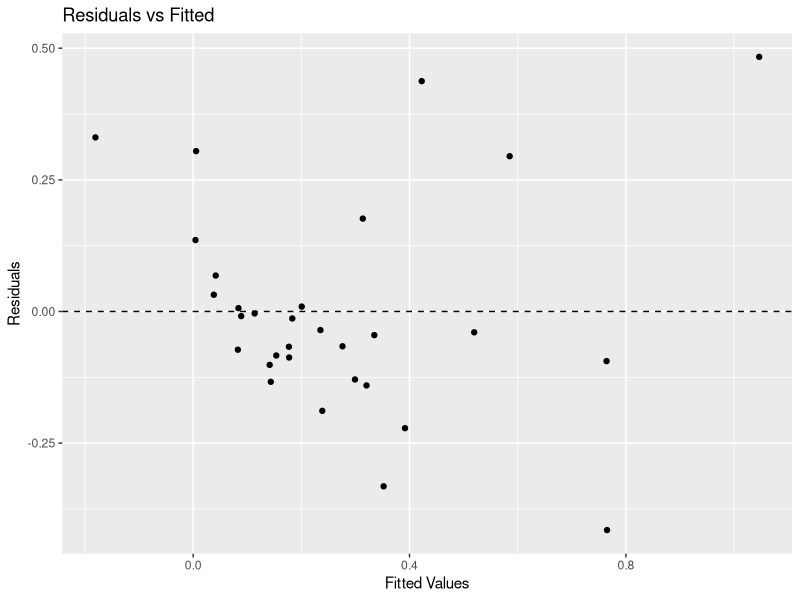
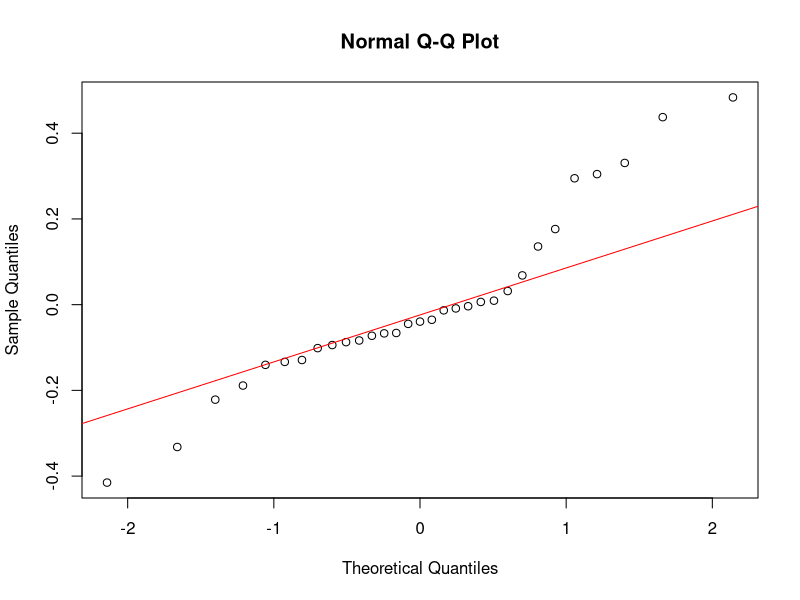
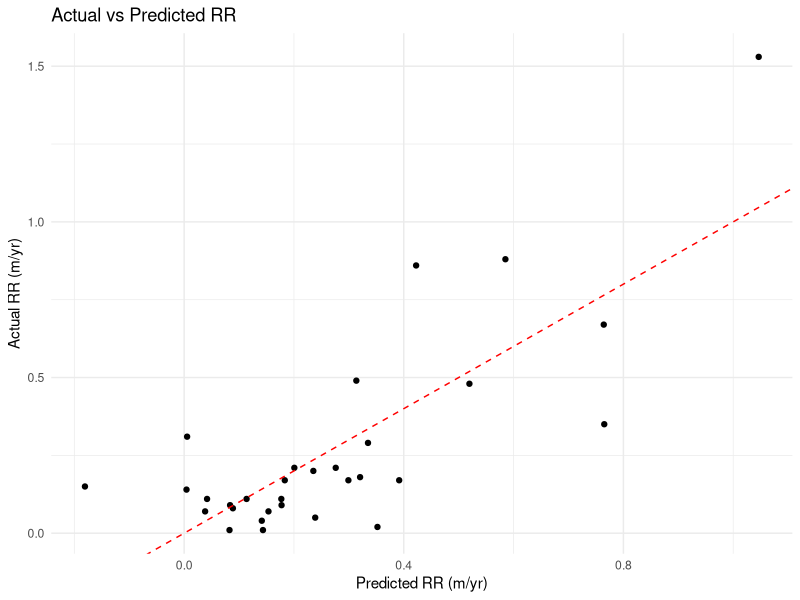
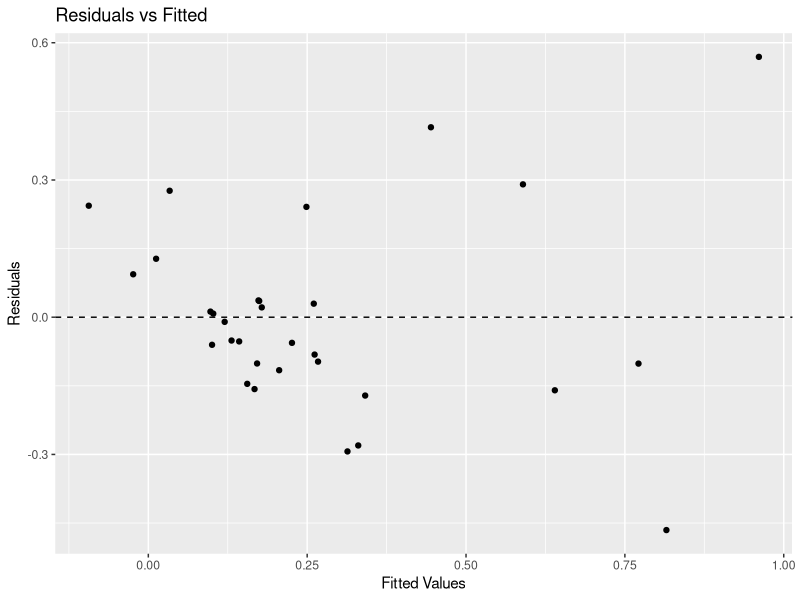
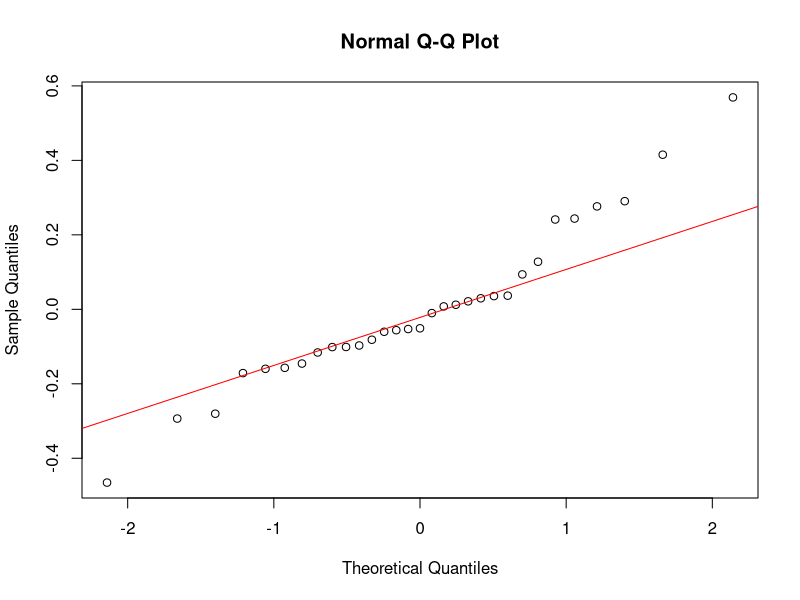
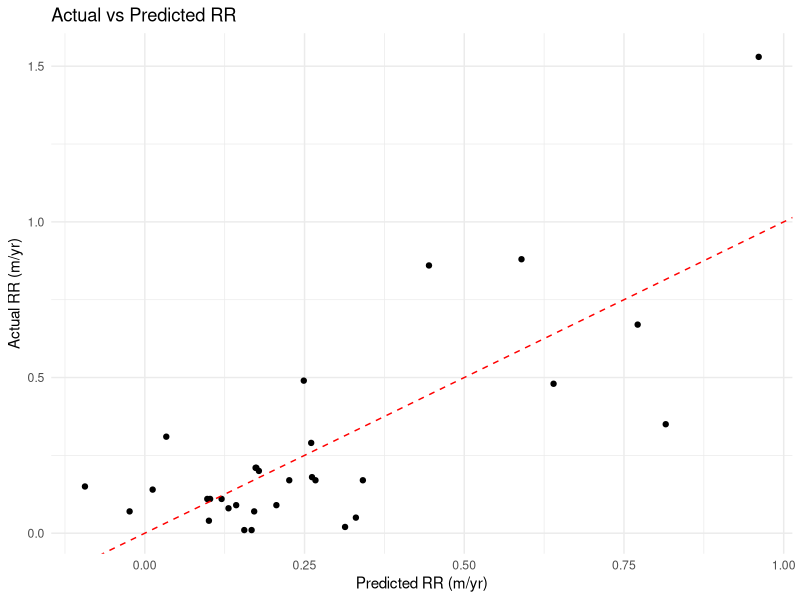

Recreate these plots in R, in order.
## ---- chunk 1
knitr::opts_chunk$set(echo = TRUE)
## ---- chunk 2
library(ggplot2)
library(tidyverse)
library(readr)
library(gridExtra)
library(car)
library(grid)
## ---- chunk 3
erosion<-read.csv("erosion.csv")
## ---- chunk 4
stan <- function(x) {
  return((x - min(x)) / (max(x) - min(x)))
}
data <- read_csv("erosion.csv")
names(data) <- gsub(" ", "_", names(data))
names(data) <- gsub("\\(", "", names(data))
names(data) <- gsub("\\)", "", names(data))
names(data) <- gsub("/", "_per_", names(data))
names(data) <- gsub("%", "percent", names(data))
if ("RR (m/yr)" %in% names(data)) {
  names(data)[names(data) == "RR (m/yr)"] <- "RR_m_per_yr"
}
numeric_columns <- sapply(data, is.numeric) & names(data) != "RR_m_per_yr"
data[numeric_columns] <- lapply(data[numeric_columns], stan)
predictors <- setdiff(names(data), c("Bluff", "RR_m_per_yr"))
target <- "RR_m_per_yr"
model_formula <- as.formula(paste(target, "~", paste(predictors, collapse = " + ")))
model1 <- lm(model_formula, data = data)
print(summary(model1))
predictions <- predict(model1, data)
mse <- mean((data[[target]] - predictions)^2)
rsquared <- summary(model1)$r.squared
cat("(MSE):", mse, "\n")
cat("R square:", rsquared, "\n")

## ---- chunk 5


residuals <- residuals(model1)
fitted_values <- fitted(model1)

ggplot() +
  geom_point(aes(x = fitted_values, y = residuals)) +
  geom_hline(yintercept = 0, linetype = "dashed") +
  xlab("Fitted Values") +
  ylab("Residuals") +
  ggtitle("Residuals vs Fitted")

qqnorm(residuals)
qqline(residuals, col = "red")


data$Predicted_RR <- predictions


ggplot(data, aes(x = Predicted_RR, y = RR_m_per_yr)) +
  geom_point() +  # Add points
  geom_abline(intercept = 0, slope = 1, color = "red", linetype = "dashed") + 
  labs(x = "Predicted RR (m/yr)", y = "Actual RR (m/yr)", title = "Actual vs Predicted RR") +
  theme_minimal()


## ---- chunk 6
stan <- function(x) {
  return((x - min(x)) / (max(x) - min(x)))
}
data <- read_csv("erosionnne15.csv")
names(data) <- gsub(" ", "_", names(data))
names(data) <- gsub("\\(", "", names(data))
names(data) <- gsub("\\)", "", names(data))
names(data) <- gsub("/", "_per_", names(data))
names(data) <- gsub("%", "percent", names(data))
if ("RR (m/yr)" %in% names(data)) {
  names(data)[names(data) == "RR (m/yr)"] <- "RR_m_per_yr"
}
numeric_columns <- sapply(data, is.numeric) & names(data) != "RR_m_per_yr"
data[numeric_columns] <- lapply(data[numeric_columns], stan)
predictors <- setdiff(names(data), c("Bluff", "RR_m_per_yr"))
target <- "RR_m_per_yr"
model_formula <- as.formula(paste(target, "~", paste(predictors, collapse = " + ")))
model2 <- lm(model_formula, data = data)
print(summary(model2))
predictions <- predict(model2, data)
mse <- mean((data[[target]] - predictions)^2)
rsquared <- summary(model2)$r.squared
cat("(MSE):", mse, "\n")
cat("R square:", rsquared, "\n")

## ---- chunk 7
# 1.residual vs fitted
residuals <- residuals(model2)
fitted_values <- fitted(model2)

ggplot() +
  geom_point(aes(x = fitted_values, y = residuals)) +
  geom_hline(yintercept = 0, linetype = "dashed") +
  xlab("Fitted Values") +
  ylab("Residuals") +
  ggtitle("Residuals vs Fitted")

# 2. Q-Q Plot for Normal Distribution of Residuals
qqnorm(residuals)
qqline(residuals, col = "red")



# 3.actual with fitted
data$Predicted_RR <- predictions


ggplot(data, aes(x = Predicted_RR, y = RR_m_per_yr)) +
  geom_point() +  # Add points
  geom_abline(intercept = 0, slope = 1, color = "red", linetype = "dashed") +  # Add a 45-degree line
  labs(x = "Predicted RR (m/yr)", y = "Actual RR (m/yr)", title = "Actual vs Predicted RR") +
  theme_minimal()

